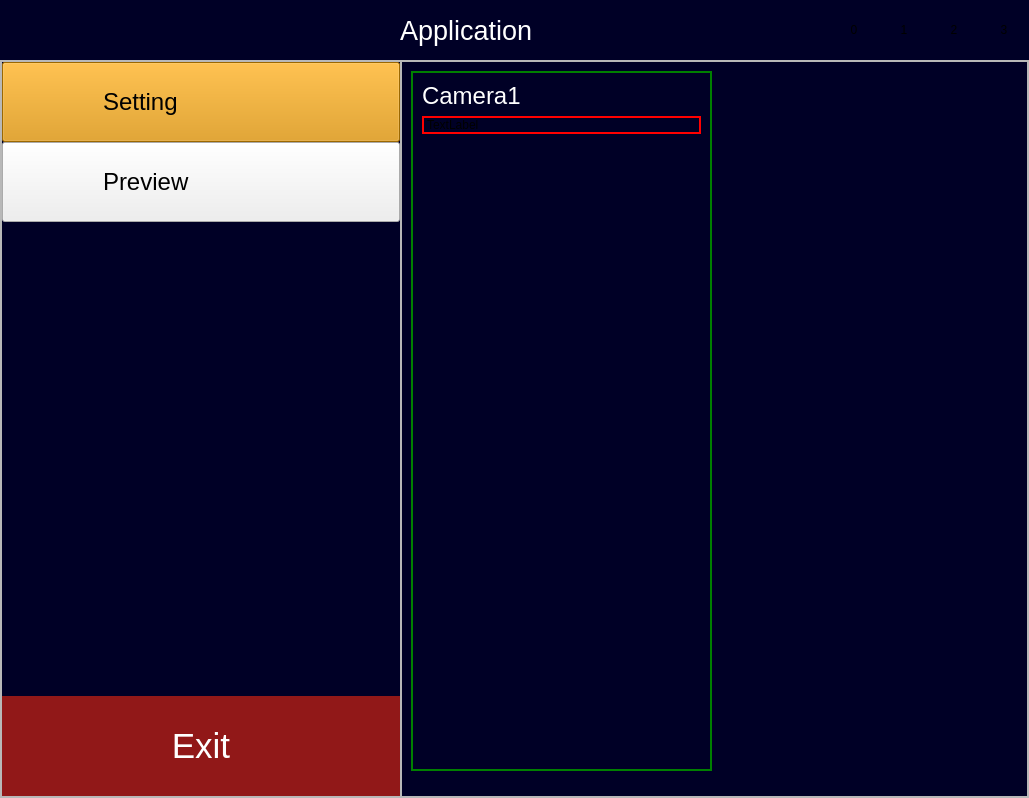
<?xml version="1.0" encoding="UTF-8"?>
<ui version="4.0">
 <class>CameraApllication</class>
 <widget class="QMainWindow" name="CameraApllication">
  <property name="windowModality">
   <enum>Qt::NonModal</enum>
  </property>
  <property name="enabled">
   <bool>true</bool>
  </property>
  <property name="geometry">
   <rect>
    <x>0</x>
    <y>0</y>
    <width>1029</width>
    <height>798</height>
   </rect>
  </property>
  <property name="windowTitle">
   <string>MainWindow</string>
  </property>
  <property name="autoFillBackground">
   <bool>false</bool>
  </property>
  <property name="styleSheet">
   <string notr="true">QMainWindow{
	background-color: rgb(0, 0, 38)
}</string>
  </property>
  <property name="tabShape">
   <enum>QTabWidget::Triangular</enum>
  </property>
  <widget class="QWidget" name="centralwidget">
   <property name="styleSheet">
    <string notr="true"/>
   </property>
   <layout class="QVBoxLayout" name="verticalLayout">
    <property name="spacing">
     <number>0</number>
    </property>
    <property name="leftMargin">
     <number>0</number>
    </property>
    <property name="topMargin">
     <number>0</number>
    </property>
    <property name="rightMargin">
     <number>0</number>
    </property>
    <property name="bottomMargin">
     <number>0</number>
    </property>
    <item>
     <widget class="QFrame" name="app_bar">
      <property name="minimumSize">
       <size>
        <width>0</width>
        <height>60</height>
       </size>
      </property>
      <property name="maximumSize">
       <size>
        <width>16777215</width>
        <height>60</height>
       </size>
      </property>
      <property name="styleSheet">
       <string notr="true">*{
	border:none,
}</string>
      </property>
      <property name="frameShape">
       <enum>QFrame::StyledPanel</enum>
      </property>
      <property name="frameShadow">
       <enum>QFrame::Raised</enum>
      </property>
      <property name="lineWidth">
       <number>0</number>
      </property>
      <layout class="QHBoxLayout" name="horizontalLayout">
       <property name="spacing">
        <number>0</number>
       </property>
       <property name="leftMargin">
        <number>0</number>
       </property>
       <property name="topMargin">
        <number>0</number>
       </property>
       <property name="rightMargin">
        <number>0</number>
       </property>
       <property name="bottomMargin">
        <number>0</number>
       </property>
       <item>
        <widget class="QFrame" name="app_title">
         <property name="frameShape">
          <enum>QFrame::StyledPanel</enum>
         </property>
         <property name="frameShadow">
          <enum>QFrame::Raised</enum>
         </property>
         <layout class="QHBoxLayout" name="horizontalLayout_3">
          <property name="spacing">
           <number>0</number>
          </property>
          <property name="leftMargin">
           <number>0</number>
          </property>
          <property name="topMargin">
           <number>0</number>
          </property>
          <property name="rightMargin">
           <number>0</number>
          </property>
          <property name="bottomMargin">
           <number>0</number>
          </property>
          <item>
           <widget class="QFrame" name="title_spacing">
            <property name="minimumSize">
             <size>
              <width>400</width>
              <height>0</height>
             </size>
            </property>
            <property name="maximumSize">
             <size>
              <width>150</width>
              <height>16777215</height>
             </size>
            </property>
            <property name="frameShape">
             <enum>QFrame::StyledPanel</enum>
            </property>
            <property name="frameShadow">
             <enum>QFrame::Raised</enum>
            </property>
           </widget>
          </item>
          <item>
           <widget class="QLabel" name="title_label">
            <property name="font">
             <font>
              <family>Ubuntu</family>
              <pointsize>20</pointsize>
              <weight>50</weight>
              <italic>false</italic>
              <bold>false</bold>
             </font>
            </property>
            <property name="styleSheet">
             <string notr="true">QLabel{
	color: white;
}</string>
            </property>
            <property name="text">
             <string>Application</string>
            </property>
           </widget>
          </item>
         </layout>
        </widget>
       </item>
       <item>
        <widget class="QFrame" name="app_area">
         <property name="minimumSize">
          <size>
           <width>200</width>
           <height>0</height>
          </size>
         </property>
         <property name="maximumSize">
          <size>
           <width>200</width>
           <height>16777215</height>
          </size>
         </property>
         <property name="frameShape">
          <enum>QFrame::StyledPanel</enum>
         </property>
         <property name="frameShadow">
          <enum>QFrame::Raised</enum>
         </property>
         <property name="lineWidth">
          <number>0</number>
         </property>
         <layout class="QHBoxLayout" name="horizontalLayout_2">
          <property name="spacing">
           <number>0</number>
          </property>
          <property name="leftMargin">
           <number>0</number>
          </property>
          <property name="topMargin">
           <number>0</number>
          </property>
          <property name="rightMargin">
           <number>0</number>
          </property>
          <property name="bottomMargin">
           <number>0</number>
          </property>
          <item>
           <widget class="QPushButton" name="hide_btn">
            <property name="text">
             <string>0</string>
            </property>
           </widget>
          </item>
          <item>
           <widget class="QPushButton" name="min_btn">
            <property name="text">
             <string>1</string>
            </property>
           </widget>
          </item>
          <item>
           <widget class="QPushButton" name="max_btn">
            <property name="text">
             <string>2</string>
            </property>
           </widget>
          </item>
          <item>
           <widget class="QPushButton" name="exit_btn">
            <property name="toolTip">
             <string extracomment="Exit"/>
            </property>
            <property name="text">
             <string>3</string>
            </property>
           </widget>
          </item>
         </layout>
        </widget>
       </item>
      </layout>
     </widget>
    </item>
    <item>
     <widget class="QFrame" name="main_display">
      <property name="frameShape">
       <enum>QFrame::StyledPanel</enum>
      </property>
      <property name="frameShadow">
       <enum>QFrame::Raised</enum>
      </property>
      <property name="lineWidth">
       <number>0</number>
      </property>
      <layout class="QHBoxLayout" name="horizontalLayout_4">
       <property name="spacing">
        <number>0</number>
       </property>
       <property name="leftMargin">
        <number>0</number>
       </property>
       <property name="topMargin">
        <number>0</number>
       </property>
       <property name="rightMargin">
        <number>0</number>
       </property>
       <property name="bottomMargin">
        <number>0</number>
       </property>
       <item>
        <widget class="QFrame" name="side_menu">
         <property name="minimumSize">
          <size>
           <width>400</width>
           <height>0</height>
          </size>
         </property>
         <property name="maximumSize">
          <size>
           <width>400</width>
           <height>16777215</height>
          </size>
         </property>
         <property name="frameShape">
          <enum>QFrame::StyledPanel</enum>
         </property>
         <property name="frameShadow">
          <enum>QFrame::Raised</enum>
         </property>
         <layout class="QVBoxLayout" name="verticalLayout_2">
          <property name="spacing">
           <number>0</number>
          </property>
          <property name="leftMargin">
           <number>0</number>
          </property>
          <property name="topMargin">
           <number>0</number>
          </property>
          <property name="rightMargin">
           <number>0</number>
          </property>
          <property name="bottomMargin">
           <number>0</number>
          </property>
          <item alignment="Qt::AlignTop">
           <widget class="QFrame" name="feature_area">
            <property name="styleSheet">
             <string notr="true">QFrame{
	border: None;
}</string>
            </property>
            <property name="frameShape">
             <enum>QFrame::StyledPanel</enum>
            </property>
            <property name="frameShadow">
             <enum>QFrame::Raised</enum>
            </property>
            <layout class="QVBoxLayout" name="verticalLayout_3">
             <property name="spacing">
              <number>0</number>
             </property>
             <property name="leftMargin">
              <number>0</number>
             </property>
             <property name="topMargin">
              <number>0</number>
             </property>
             <property name="rightMargin">
              <number>0</number>
             </property>
             <property name="bottomMargin">
              <number>0</number>
             </property>
             <item>
              <widget class="QPushButton" name="setting_btn">
               <property name="minimumSize">
                <size>
                 <width>0</width>
                 <height>80</height>
                </size>
               </property>
               <property name="maximumSize">
                <size>
                 <width>16777215</width>
                 <height>80</height>
                </size>
               </property>
               <property name="font">
                <font>
                 <pointsize>18</pointsize>
                </font>
               </property>
               <property name="styleSheet">
                <string notr="true">QPushButton{
	background-color: rgb(218, 145, 0);
	padding-left:100px;
	text-align: left
}</string>
               </property>
               <property name="text">
                <string>Setting</string>
               </property>
              </widget>
             </item>
             <item>
              <widget class="QPushButton" name="preview_btn">
               <property name="minimumSize">
                <size>
                 <width>0</width>
                 <height>80</height>
                </size>
               </property>
               <property name="maximumSize">
                <size>
                 <width>16777215</width>
                 <height>80</height>
                </size>
               </property>
               <property name="font">
                <font>
                 <pointsize>18</pointsize>
                </font>
               </property>
               <property name="styleSheet">
                <string notr="true">QPushButton{
	padding-left:100px;
	text-align: left
}</string>
               </property>
               <property name="text">
                <string>Preview</string>
               </property>
              </widget>
             </item>
            </layout>
           </widget>
          </item>
          <item>
           <widget class="QPushButton" name="close_btn">
            <property name="minimumSize">
             <size>
              <width>0</width>
              <height>100</height>
             </size>
            </property>
            <property name="maximumSize">
             <size>
              <width>16777215</width>
              <height>100</height>
             </size>
            </property>
            <property name="font">
             <font>
              <pointsize>26</pointsize>
             </font>
            </property>
            <property name="styleSheet">
             <string notr="true">QPushButton{
	background-color: rgb(145, 24, 24);
	border: None;
	color: rgb(255, 255, 255);
}</string>
            </property>
            <property name="text">
             <string>Exit</string>
            </property>
           </widget>
          </item>
         </layout>
        </widget>
       </item>
       <item>
        <widget class="QFrame" name="bottom_area">
         <property name="frameShape">
          <enum>QFrame::StyledPanel</enum>
         </property>
         <property name="frameShadow">
          <enum>QFrame::Raised</enum>
         </property>
         <layout class="QVBoxLayout" name="verticalLayout_4">
          <property name="spacing">
           <number>0</number>
          </property>
          <property name="leftMargin">
           <number>0</number>
          </property>
          <property name="topMargin">
           <number>0</number>
          </property>
          <property name="rightMargin">
           <number>0</number>
          </property>
          <property name="bottomMargin">
           <number>0</number>
          </property>
          <item>
           <widget class="QStackedWidget" name="stacked_display_widget">
            <property name="currentIndex">
             <number>1</number>
            </property>
            <widget class="QWidget" name="setting_page">
             <layout class="QVBoxLayout" name="verticalLayout_5">
              <property name="spacing">
               <number>0</number>
              </property>
              <property name="leftMargin">
               <number>0</number>
              </property>
              <property name="topMargin">
               <number>0</number>
              </property>
              <property name="rightMargin">
               <number>0</number>
              </property>
              <property name="bottomMargin">
               <number>0</number>
              </property>
              <item>
               <widget class="QFrame" name="setting_frame">
                <property name="frameShape">
                 <enum>QFrame::StyledPanel</enum>
                </property>
                <property name="frameShadow">
                 <enum>QFrame::Raised</enum>
                </property>
                <layout class="QVBoxLayout" name="verticalLayout_8">
                 <property name="spacing">
                  <number>0</number>
                 </property>
                 <property name="leftMargin">
                  <number>0</number>
                 </property>
                 <property name="topMargin">
                  <number>0</number>
                 </property>
                 <property name="rightMargin">
                  <number>0</number>
                 </property>
                 <property name="bottomMargin">
                  <number>0</number>
                 </property>
                 <item>
                  <widget class="QFrame" name="setting_spacing">
                   <property name="minimumSize">
                    <size>
                     <width>0</width>
                     <height>100</height>
                    </size>
                   </property>
                   <property name="maximumSize">
                    <size>
                     <width>16777215</width>
                     <height>100</height>
                    </size>
                   </property>
                   <property name="styleSheet">
                    <string notr="true">border: None;</string>
                   </property>
                   <property name="frameShape">
                    <enum>QFrame::StyledPanel</enum>
                   </property>
                   <property name="frameShadow">
                    <enum>QFrame::Raised</enum>
                   </property>
                  </widget>
                 </item>
                 <item>
                  <widget class="QFrame" name="cam1_setting">
                   <property name="styleSheet">
                    <string notr="true">border: None;</string>
                   </property>
                   <property name="frameShape">
                    <enum>QFrame::StyledPanel</enum>
                   </property>
                   <property name="frameShadow">
                    <enum>QFrame::Raised</enum>
                   </property>
                   <layout class="QHBoxLayout" name="horizontalLayout_7">
                    <property name="spacing">
                     <number>10</number>
                    </property>
                    <property name="leftMargin">
                     <number>200</number>
                    </property>
                    <property name="topMargin">
                     <number>9</number>
                    </property>
                    <property name="rightMargin">
                     <number>9</number>
                    </property>
                    <property name="bottomMargin">
                     <number>9</number>
                    </property>
                    <item>
                     <widget class="QLabel" name="label_4">
                      <property name="minimumSize">
                       <size>
                        <width>0</width>
                        <height>50</height>
                       </size>
                      </property>
                      <property name="maximumSize">
                       <size>
                        <width>16777215</width>
                        <height>50</height>
                       </size>
                      </property>
                      <property name="font">
                       <font>
                        <pointsize>16</pointsize>
                        <italic>false</italic>
                       </font>
                      </property>
                      <property name="styleSheet">
                       <string notr="true">color: rgb(255, 255, 255);</string>
                      </property>
                      <property name="text">
                       <string>Select Camera 1 :</string>
                      </property>
                     </widget>
                    </item>
                    <item>
                     <widget class="QComboBox" name="c1_cbx">
                      <property name="minimumSize">
                       <size>
                        <width>200</width>
                        <height>30</height>
                       </size>
                      </property>
                      <property name="maximumSize">
                       <size>
                        <width>200</width>
                        <height>16777215</height>
                       </size>
                      </property>
                     </widget>
                    </item>
                    <item>
                     <spacer name="horizontalSpacer_3">
                      <property name="orientation">
                       <enum>Qt::Horizontal</enum>
                      </property>
                      <property name="sizeHint" stdset="0">
                       <size>
                        <width>28</width>
                        <height>20</height>
                       </size>
                      </property>
                     </spacer>
                    </item>
                   </layout>
                  </widget>
                 </item>
                 <item>
                  <widget class="QFrame" name="cam2_setting">
                   <property name="styleSheet">
                    <string notr="true">border: None;</string>
                   </property>
                   <property name="frameShape">
                    <enum>QFrame::StyledPanel</enum>
                   </property>
                   <property name="frameShadow">
                    <enum>QFrame::Raised</enum>
                   </property>
                   <layout class="QHBoxLayout" name="horizontalLayout_6">
                    <property name="spacing">
                     <number>10</number>
                    </property>
                    <property name="leftMargin">
                     <number>200</number>
                    </property>
                    <item>
                     <widget class="QLabel" name="label_3">
                      <property name="minimumSize">
                       <size>
                        <width>0</width>
                        <height>50</height>
                       </size>
                      </property>
                      <property name="maximumSize">
                       <size>
                        <width>16777215</width>
                        <height>50</height>
                       </size>
                      </property>
                      <property name="font">
                       <font>
                        <pointsize>16</pointsize>
                        <italic>false</italic>
                       </font>
                      </property>
                      <property name="styleSheet">
                       <string notr="true">color: rgb(255, 255, 255);</string>
                      </property>
                      <property name="text">
                       <string>Select Camera 2 :</string>
                      </property>
                     </widget>
                    </item>
                    <item>
                     <widget class="QComboBox" name="c2_cbx">
                      <property name="enabled">
                       <bool>false</bool>
                      </property>
                      <property name="minimumSize">
                       <size>
                        <width>200</width>
                        <height>30</height>
                       </size>
                      </property>
                      <property name="maximumSize">
                       <size>
                        <width>200</width>
                        <height>16777215</height>
                       </size>
                      </property>
                      <property name="editable">
                       <bool>true</bool>
                      </property>
                      <property name="currentText">
                       <string>No Devices</string>
                      </property>
                      <item>
                       <property name="text">
                        <string>No Devices</string>
                       </property>
                      </item>
                     </widget>
                    </item>
                    <item>
                     <spacer name="horizontalSpacer_2">
                      <property name="orientation">
                       <enum>Qt::Horizontal</enum>
                      </property>
                      <property name="sizeHint" stdset="0">
                       <size>
                        <width>130</width>
                        <height>20</height>
                       </size>
                      </property>
                     </spacer>
                    </item>
                   </layout>
                  </widget>
                 </item>
                 <item>
                  <widget class="QFrame" name="dual_mode">
                   <property name="styleSheet">
                    <string notr="true">border: None;</string>
                   </property>
                   <property name="frameShape">
                    <enum>QFrame::StyledPanel</enum>
                   </property>
                   <property name="frameShadow">
                    <enum>QFrame::Raised</enum>
                   </property>
                   <layout class="QHBoxLayout" name="horizontalLayout_8">
                    <property name="leftMargin">
                     <number>200</number>
                    </property>
                    <item>
                     <widget class="QCheckBox" name="dual_cb">
                      <property name="enabled">
                       <bool>false</bool>
                      </property>
                      <property name="minimumSize">
                       <size>
                        <width>0</width>
                        <height>50</height>
                       </size>
                      </property>
                      <property name="font">
                       <font>
                        <pointsize>16</pointsize>
                       </font>
                      </property>
                      <property name="layoutDirection">
                       <enum>Qt::RightToLeft</enum>
                      </property>
                      <property name="styleSheet">
                       <string notr="true">color: rgb(255, 255, 255);</string>
                      </property>
                      <property name="text">
                       <string>Dual-Mode</string>
                      </property>
                     </widget>
                    </item>
                    <item>
                     <spacer name="horizontalSpacer_4">
                      <property name="orientation">
                       <enum>Qt::Horizontal</enum>
                      </property>
                      <property name="sizeHint" stdset="0">
                       <size>
                        <width>277</width>
                        <height>20</height>
                       </size>
                      </property>
                     </spacer>
                    </item>
                   </layout>
                  </widget>
                 </item>
                 <item>
                  <spacer name="verticalSpacer">
                   <property name="orientation">
                    <enum>Qt::Vertical</enum>
                   </property>
                   <property name="sizeHint" stdset="0">
                    <size>
                     <width>20</width>
                     <height>227</height>
                    </size>
                   </property>
                  </spacer>
                 </item>
                </layout>
               </widget>
              </item>
             </layout>
            </widget>
            <widget class="QWidget" name="preview_page">
             <layout class="QVBoxLayout" name="verticalLayout_6">
              <property name="spacing">
               <number>0</number>
              </property>
              <property name="leftMargin">
               <number>0</number>
              </property>
              <property name="topMargin">
               <number>0</number>
              </property>
              <property name="rightMargin">
               <number>0</number>
              </property>
              <property name="bottomMargin">
               <number>0</number>
              </property>
              <item>
               <widget class="QFrame" name="page_frame">
                <property name="styleSheet">
                 <string notr="true">border : None;</string>
                </property>
                <property name="frameShape">
                 <enum>QFrame::StyledPanel</enum>
                </property>
                <property name="frameShadow">
                 <enum>QFrame::Raised</enum>
                </property>
                <layout class="QVBoxLayout" name="verticalLayout_7">
                 <item>
                  <widget class="QFrame" name="preview_frame">
                   <property name="minimumSize">
                    <size>
                     <width>0</width>
                     <height>700</height>
                    </size>
                   </property>
                   <property name="maximumSize">
                    <size>
                     <width>16777215</width>
                     <height>700</height>
                    </size>
                   </property>
                   <property name="frameShape">
                    <enum>QFrame::StyledPanel</enum>
                   </property>
                   <property name="frameShadow">
                    <enum>QFrame::Raised</enum>
                   </property>
                   <layout class="QHBoxLayout" name="horizontalLayout_5">
                    <property name="spacing">
                     <number>5</number>
                    </property>
                    <property name="leftMargin">
                     <number>0</number>
                    </property>
                    <property name="topMargin">
                     <number>0</number>
                    </property>
                    <property name="rightMargin">
                     <number>0</number>
                    </property>
                    <property name="bottomMargin">
                     <number>0</number>
                    </property>
                    <item>
                     <widget class="QFrame" name="cam1_frame">
                      <property name="styleSheet">
                       <string notr="true">QFrame{
	border: 2px solid green;
}
</string>
                      </property>
                      <property name="frameShape">
                       <enum>QFrame::StyledPanel</enum>
                      </property>
                      <property name="frameShadow">
                       <enum>QFrame::Raised</enum>
                      </property>
                      <layout class="QVBoxLayout" name="verticalLayout_9">
                       <item>
                        <widget class="QLabel" name="cam1_label">
                         <property name="font">
                          <font>
                           <pointsize>18</pointsize>
                          </font>
                         </property>
                         <property name="styleSheet">
                          <string notr="true">color: rgb(255, 255, 255);
border: None;</string>
                         </property>
                         <property name="text">
                          <string>Camera1</string>
                         </property>
                        </widget>
                       </item>
                       <item>
                        <widget class="QLabel" name="cam1_display">
                         <property name="styleSheet">
                          <string notr="true">border-radius: 10px;
border: 2px solid red;</string>
                         </property>
                         <property name="text">
                          <string>TextLabel</string>
                         </property>
                        </widget>
                       </item>
                       <item>
                        <spacer name="verticalSpacer_2">
                         <property name="orientation">
                          <enum>Qt::Vertical</enum>
                         </property>
                         <property name="sizeHint" stdset="0">
                          <size>
                           <width>20</width>
                           <height>615</height>
                          </size>
                         </property>
                        </spacer>
                       </item>
                      </layout>
                     </widget>
                    </item>
                    <item>
                     <widget class="QFrame" name="cam2_frame">
                      <property name="frameShape">
                       <enum>QFrame::StyledPanel</enum>
                      </property>
                      <property name="frameShadow">
                       <enum>QFrame::Raised</enum>
                      </property>
                     </widget>
                    </item>
                   </layout>
                  </widget>
                 </item>
                 <item>
                  <widget class="QFrame" name="system_frame">
                   <property name="frameShape">
                    <enum>QFrame::StyledPanel</enum>
                   </property>
                   <property name="frameShadow">
                    <enum>QFrame::Raised</enum>
                   </property>
                  </widget>
                 </item>
                </layout>
               </widget>
              </item>
             </layout>
            </widget>
           </widget>
          </item>
         </layout>
        </widget>
       </item>
      </layout>
     </widget>
    </item>
   </layout>
  </widget>
  <action name="actionConnect">
   <property name="text">
    <string>Connect</string>
   </property>
  </action>
  <action name="actionDisconnect">
   <property name="text">
    <string>Disconnect</string>
   </property>
  </action>
  <action name="actionEmpty">
   <property name="text">
    <string>Empty</string>
   </property>
  </action>
 </widget>
 <resources/>
 <connections/>
</ui>
